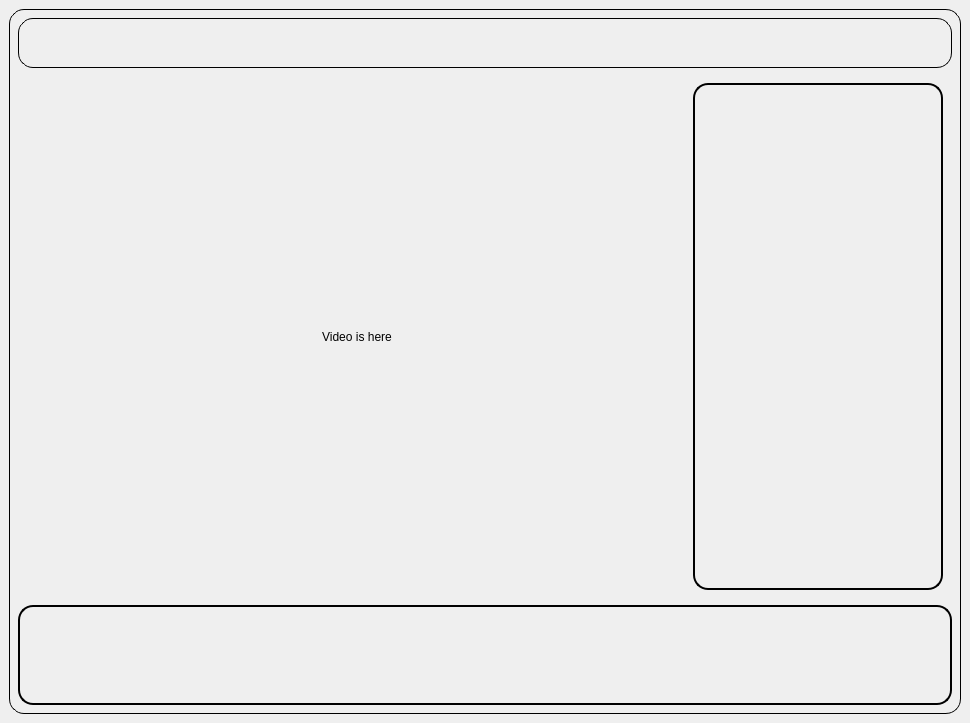
<?xml version="1.0" encoding="UTF-8"?>
<ui version="4.0">
 <class>MainWindow</class>
 <widget class="QMainWindow" name="MainWindow">
  <property name="geometry">
   <rect>
    <x>0</x>
    <y>0</y>
    <width>970</width>
    <height>723</height>
   </rect>
  </property>
  <property name="windowTitle">
   <string>MainWindow</string>
  </property>
  <widget class="QWidget" name="centralwidget">
   <property name="styleSheet">
    <string notr="true">#Background {
    border: 1px solid black;
	border-radius: 15px;    
}

#Header {
    border: 1px solid black;
	border-radius: 15px;    
}

#Top {
    border: 0px solid black;
	border-radius: 15px;
}

#Bottom {
    border: 2px solid black;
	border-radius: 15px;
}

#Video {
	border: 0.3px solid black;
}

#SpeciesContainer {
    border: 2px solid black;
	border-radius: 15px;
}

#listWidget {
	background-color: transparent
}
</string>
   </property>
   <layout class="QHBoxLayout" name="horizontalLayout_2">
    <item>
     <widget class="QWidget" name="Background" native="true">
      <property name="minimumSize">
       <size>
        <width>800</width>
        <height>600</height>
       </size>
      </property>
      <property name="styleSheet">
       <string notr="true"/>
      </property>
      <layout class="QVBoxLayout" name="verticalLayout">
       <item>
        <widget class="QWidget" name="Header" native="true">
         <property name="minimumSize">
          <size>
           <width>0</width>
           <height>50</height>
          </size>
         </property>
         <property name="maximumSize">
          <size>
           <width>16777215</width>
           <height>50</height>
          </size>
         </property>
        </widget>
       </item>
       <item>
        <widget class="QWidget" name="Top" native="true">
         <property name="minimumSize">
          <size>
           <width>800</width>
           <height>500</height>
          </size>
         </property>
         <layout class="QHBoxLayout" name="horizontalLayout">
          <item>
           <widget class="QLabel" name="Video">
            <property name="text">
             <string>Video is here</string>
            </property>
            <property name="alignment">
             <set>Qt::AlignCenter</set>
            </property>
           </widget>
          </item>
          <item>
           <widget class="QWidget" name="SpeciesContainer" native="true">
            <property name="minimumSize">
             <size>
              <width>200</width>
              <height>0</height>
             </size>
            </property>
            <property name="maximumSize">
             <size>
              <width>250</width>
              <height>16777215</height>
             </size>
            </property>
            <widget class="QListWidget" name="listWidget">
             <property name="geometry">
              <rect>
               <x>20</x>
               <y>30</y>
               <width>211</width>
               <height>431</height>
              </rect>
             </property>
            </widget>
           </widget>
          </item>
         </layout>
        </widget>
       </item>
       <item>
        <widget class="QWidget" name="Bottom" native="true">
         <property name="minimumSize">
          <size>
           <width>800</width>
           <height>100</height>
          </size>
         </property>
         <property name="maximumSize">
          <size>
           <width>16777215</width>
           <height>100</height>
          </size>
         </property>
        </widget>
       </item>
      </layout>
     </widget>
    </item>
   </layout>
  </widget>
 </widget>
 <resources/>
 <connections/>
</ui>
